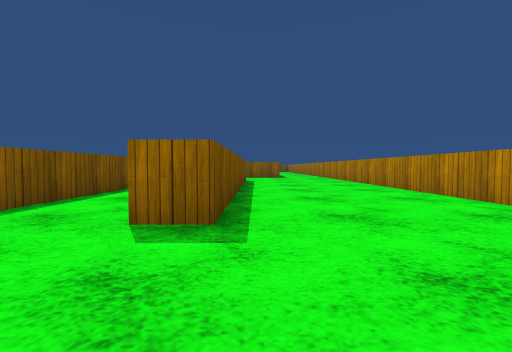
view 1 (above)

24 first-person views from a walk through a Unity game level. The camera is 0.68 m above the floor, tilts 2° down and sees 90° across. The floor is counted in squares, 1 m on a side. Each view is taken from the middle of a square. On the plan, view 1 faces up. The plan holds only what a view shows up to about 9 squares ahead; the rest is blank. The place goes on beyond the plan. Surface patterns are stand-ins for the level's own textures.

view 2
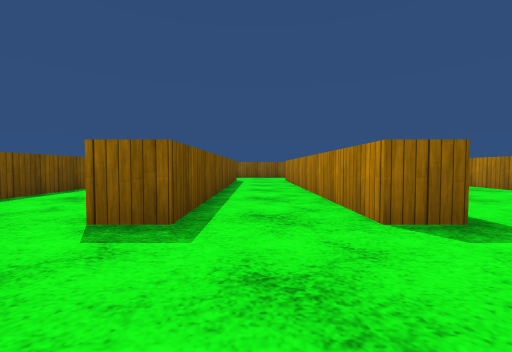

view 3
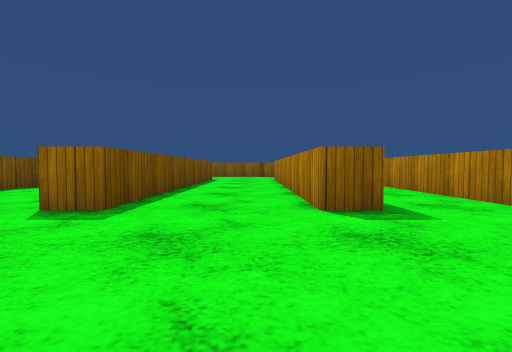

view 4
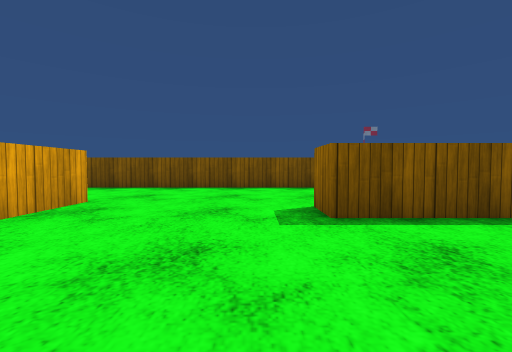

view 5
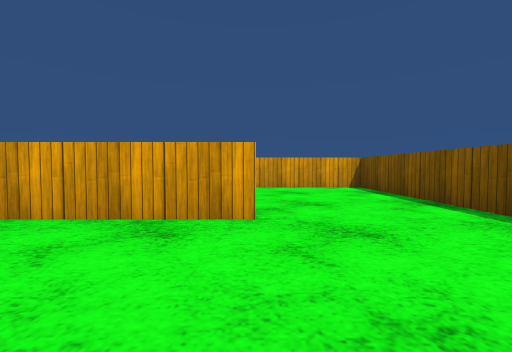

view 6
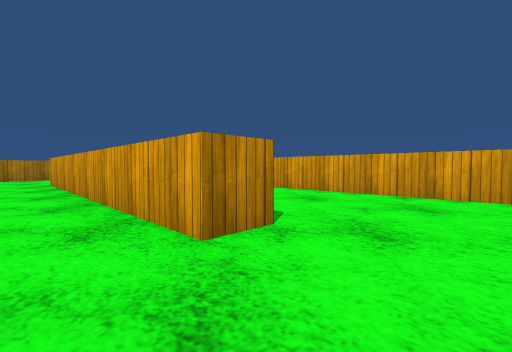

view 7
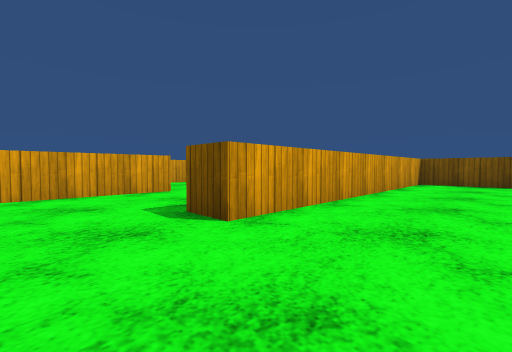

view 8
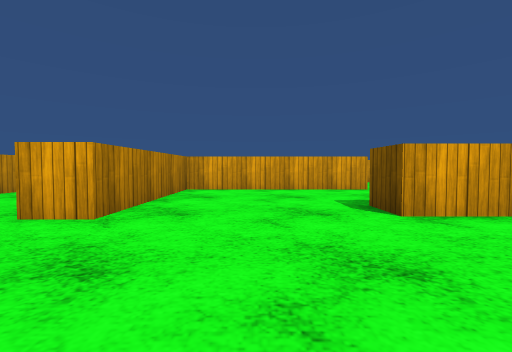

view 9
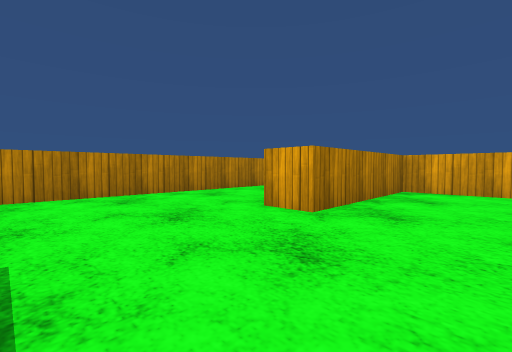

view 10
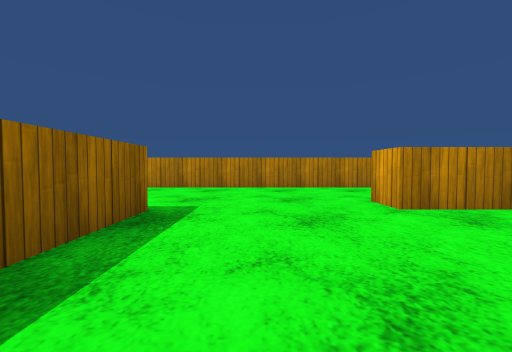

view 11
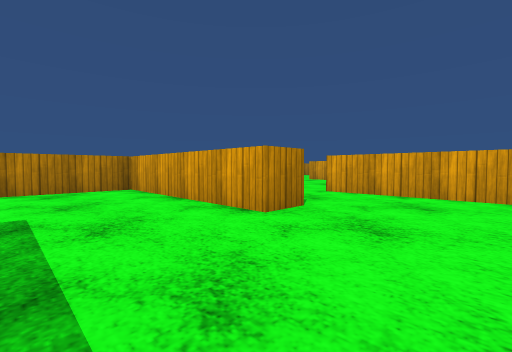

view 12
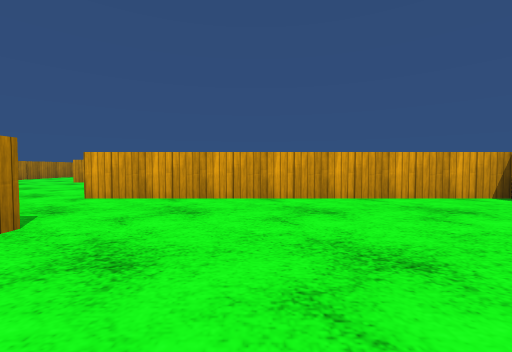

view 13
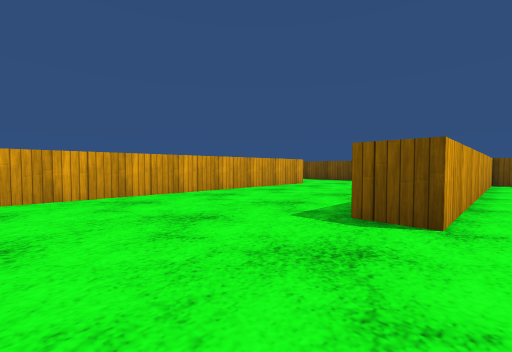

view 14
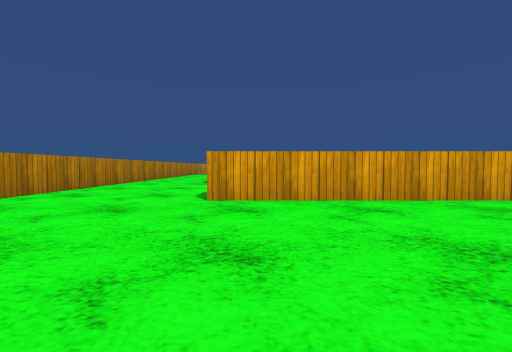

view 15
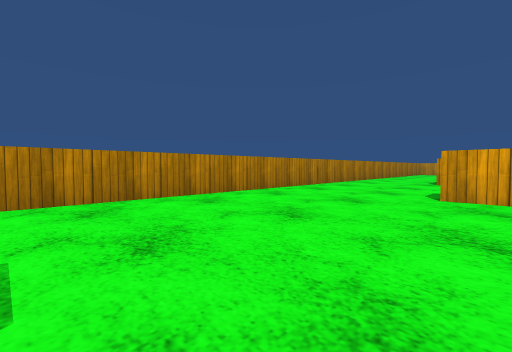

view 16
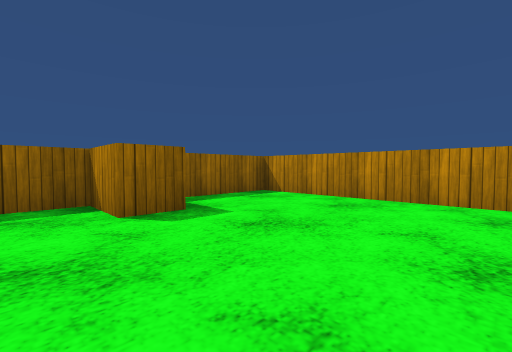

view 17
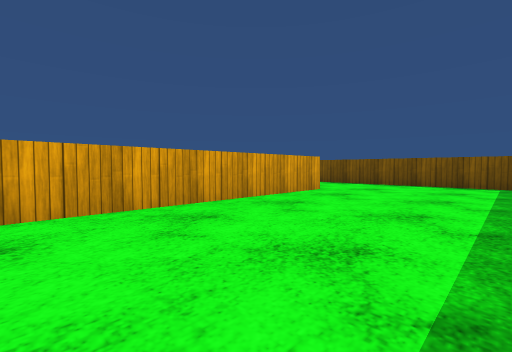

view 18
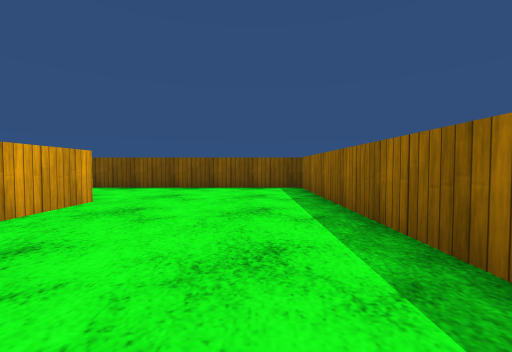

view 19
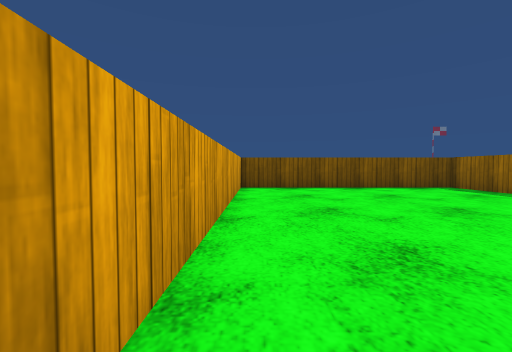

view 20
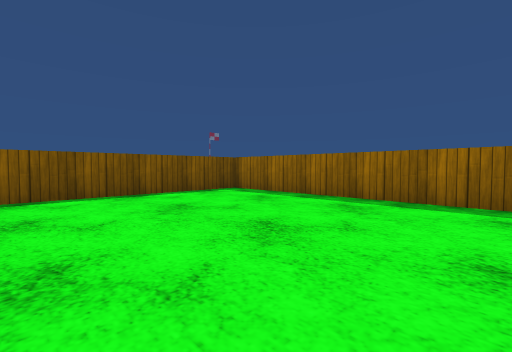

view 21
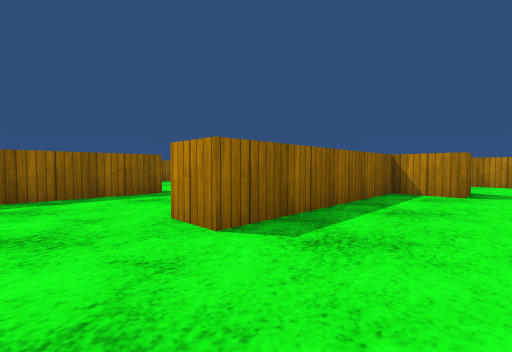

view 22
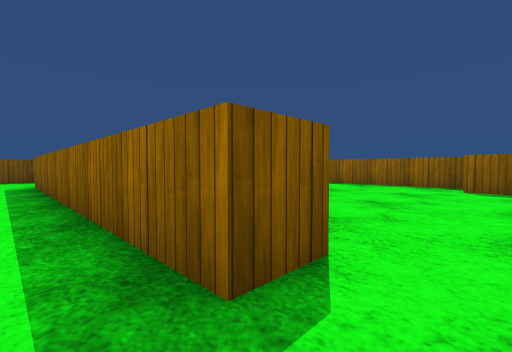

view 23
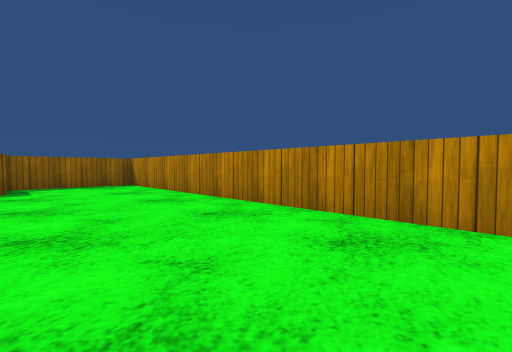

view 24
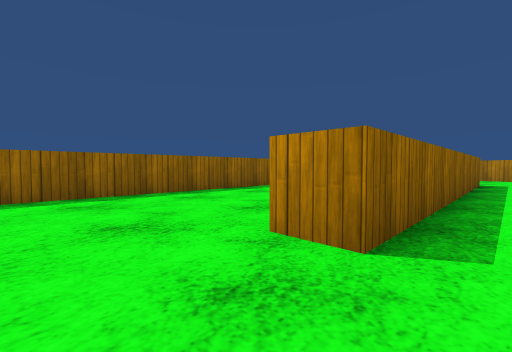

### Floor plan
Points are (right, up) in squares from view 1. A wall is a line through its corners. A room is listed if a view was taken in it or the views show most of it. See-through windows are left out.
Room 1 (views 1, 2, 3, 4, 5, 6, 7, 8, 9, 10, 11, 12, 20, 21)
walls: (0, -2.3) (-2.4, -2.3); (-10, -2.4) (-10, -1.3) (-0.5, -1.3); (-8.4, 8.1) (-8.4, 3) (-9.5, 3); (-13.5, 4) (-13.5, -6.5) (-4, -6.5) (-4, -7.5) (-13.5, -7.5) (-13.5, -14.5) (-5.5, -14.5); (-4, 9) (-4, 3) (-5, 3) (-5, 7.9); (-0.5, 8.8) (-0.5, 3) (-1.5, 3) (-1.5, 9); (-5.4, -11.8) (-5.4, -10.8) (0.1, -10.8) (0.1, -6.3) (1.1, -6.3); (4.5, 4.5) (4.5, 9.1); (-13.5, 7.9) (-13.5, 6.4); (4.5, -10) (4.5, -0.4)
ways out: opening at (-5, -13.5) to room 2
Room 2 (views 13, 14, 15, 16, 17, 18, 19, 22, 23, 24)
walls: (-5.8, -15.5) (-13.5, -15.5) (-13.5, -22.5); (-5.5, -14.5) (-4.3, -14.5) (-4.3, -15.5); (0, -20.2) (0, -21.2) (-10, -21.2) (-10, -20.2) (0, -20.2); (1.1, -13.3) (0.1, -13.3) (0.1, -11.8) (-5.4, -11.8); (4.5, -23.5) (4.5, -11.8) (1.1, -11.8)
ways out: opening at (-5, -13.5) to room 1

Positions as (right, up) in squares from view 1, and headings:
1: (0, 0), facing up
2: (-3, 0), facing up
3: (-6, -1), facing up
4: (-5, 2), facing left
5: (-10, 2), facing down
6: (-12, 0), facing down-right
7: (-2, -4), facing down-left
8: (-2, -3), facing down
9: (-2, -3), facing down-right
10: (-4, -4), facing right
11: (-8, -8), facing down-right
12: (-8, -9), facing down
13: (-1, -14), facing down-left
14: (-1, -15), facing down
15: (-1, -14), facing down-right
16: (-1, -17), facing up-right
17: (-3, -16), facing down-left
18: (-5, -17), facing left
19: (-5, -14), facing left
20: (-7, -13), facing up-left
21: (-7, -14), facing up-right
22: (1, -22), facing up-left
23: (1, -22), facing up-right
24: (-12, -22), facing up-right
